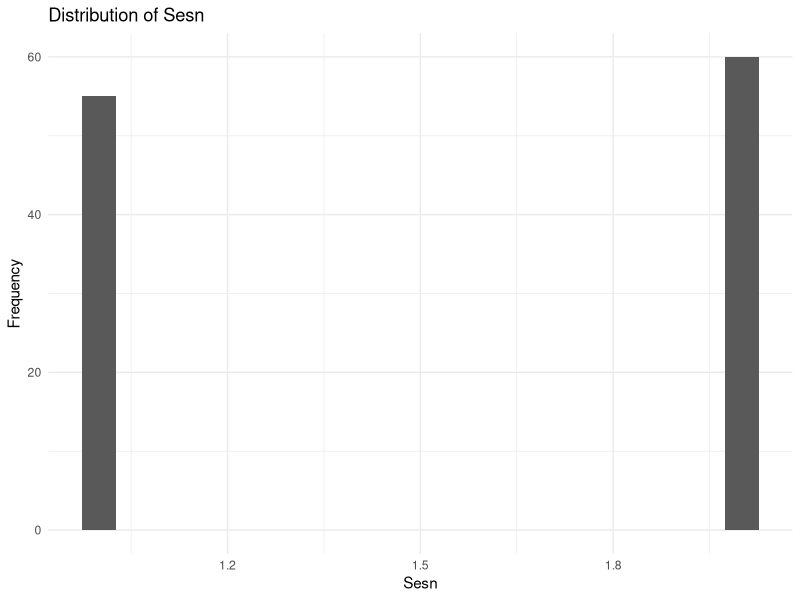
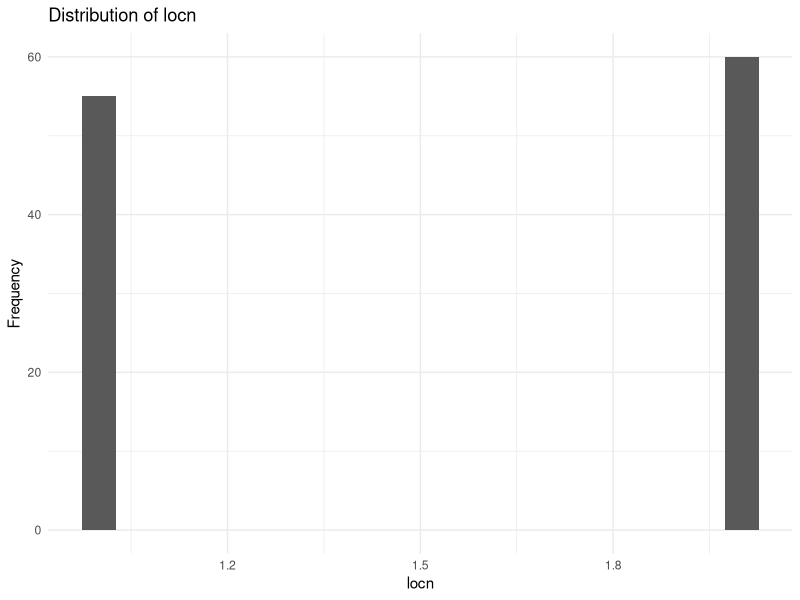
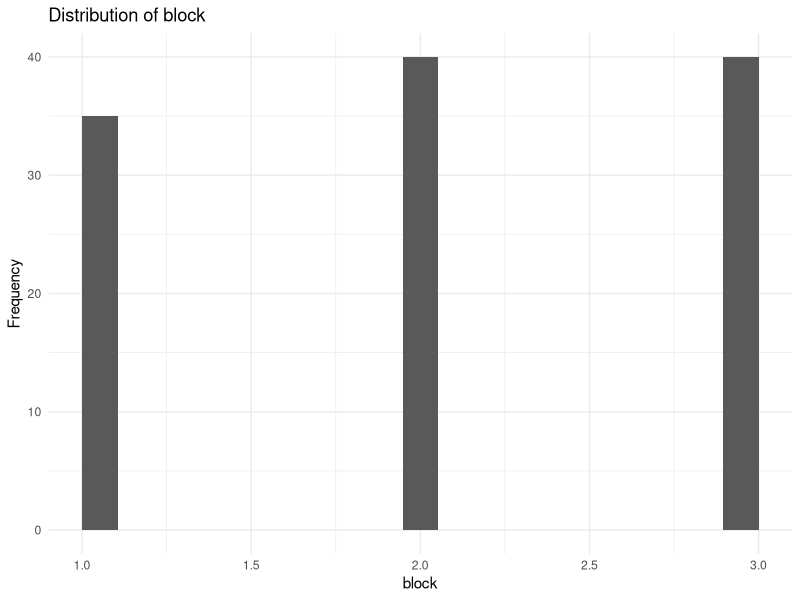
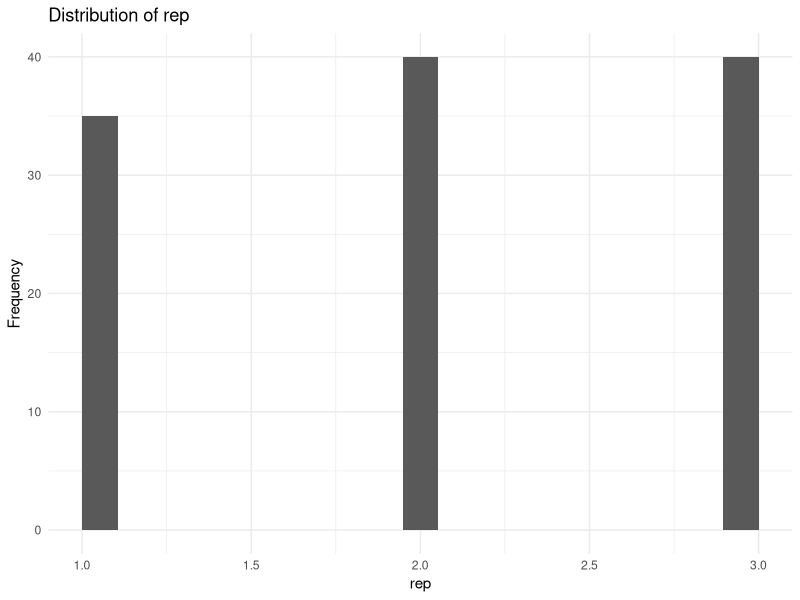
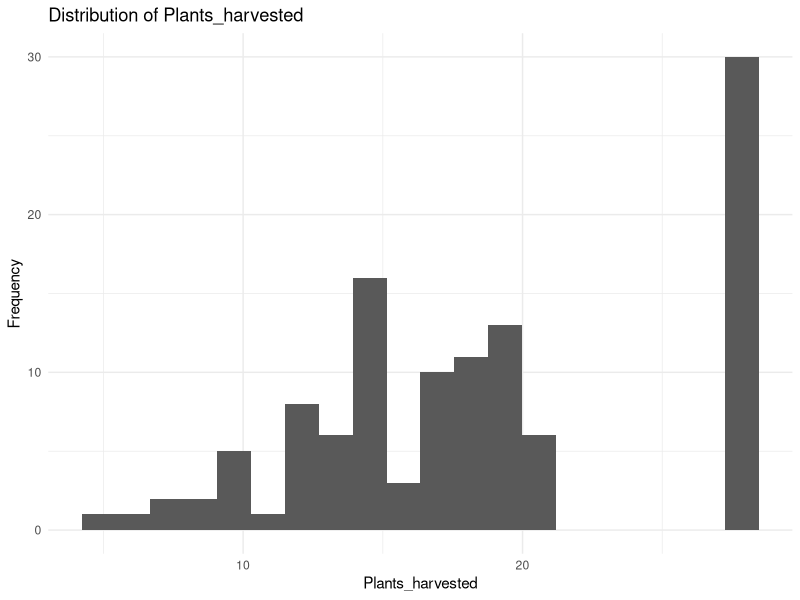
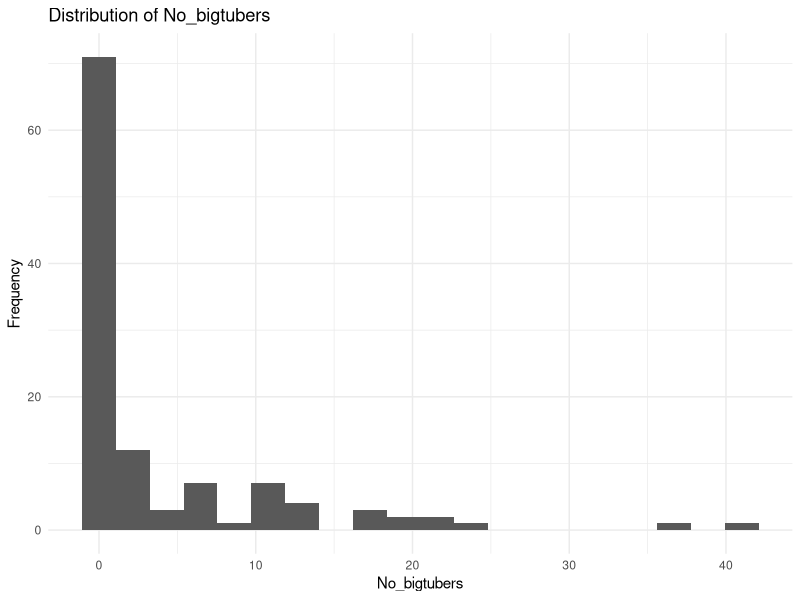
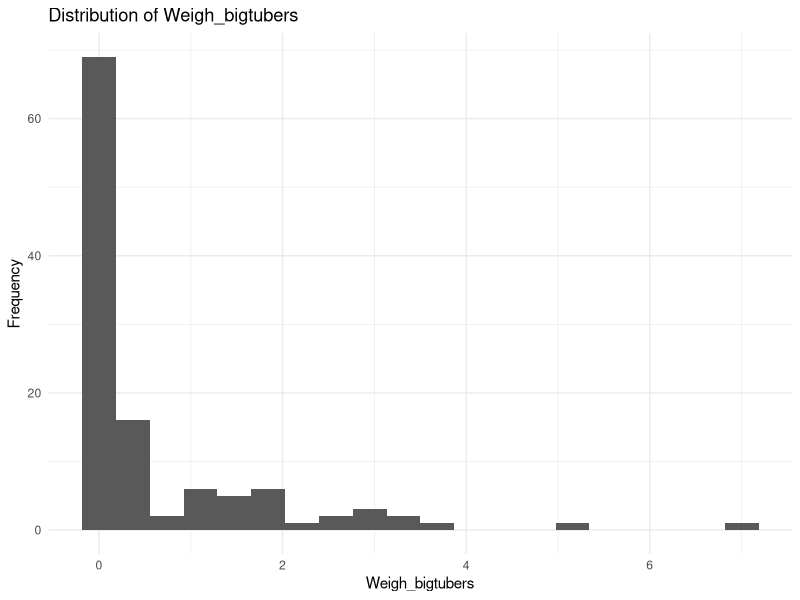
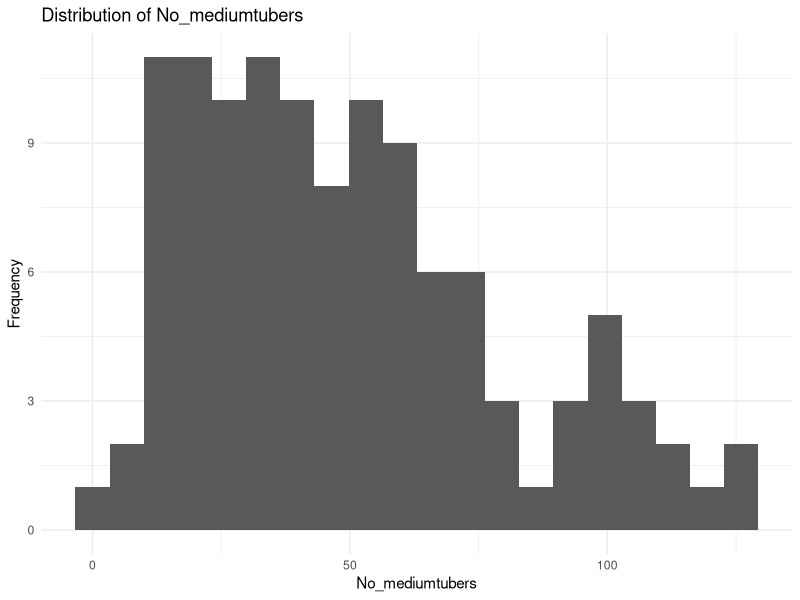

Write R code to recreate these figures, in order.
## ---- chunk 1
packages <- c("readxl", "dplyr", "ggplot2", "tidyr")
installed <- rownames(installed.packages())

for (p in packages) {
  if (!(p %in% installed)) install.packages(p)
}

library(readxl)
library(dplyr)
library(ggplot2)
library(tidyr)

df <- read_excel("../data/raw/Cassava_Yield_Data.xlsx",
                 sheet = "Cassava Data")
names(df) <- trimws(names(df))
## ---- chunk 2
dim(df)
names(df)
str(df)
## ---- chunk 3
summary(df)
## ---- chunk 4
numeric_vars <- names(df)[sapply(df, is.numeric)]

for (v in numeric_vars) {
  print(
    ggplot(df, aes(x = .data[[v]])) +
      geom_histogram(bins = 20) +
      labs(title = paste("Distribution of", v),
           x = v, y = "Frequency") +
      theme_minimal()
  )
}
## ---- chunk 5
missing_by_variable <- colSums(is.na(df))
missing_by_variable
sum(is.na(df))
## ---- chunk 6
outlier_report <- data.frame(
  variable = character(),
  Q1 = numeric(),
  Q3 = numeric(),
  IQR = numeric(),
  lower_fence = numeric(),
  upper_fence = numeric(),
  outlier_count = integer()
)

for (v in numeric_vars) {
  x <- df[[v]]
  q1 <- quantile(x, 0.25)
  q3 <- quantile(x, 0.75)
  iqr_value <- q3 - q1
  lower <- q1 - 1.5 * iqr_value
  upper <- q3 + 1.5 * iqr_value
  n_out <- sum(x < lower | x > upper)

  outlier_report <- rbind(
    outlier_report,
    data.frame(
      variable = v,
      Q1 = q1,
      Q3 = q3,
      IQR = iqr_value,
      lower_fence = lower,
      upper_fence = upper,
      outlier_count = n_out
    )
  )
}

outlier_report
## ---- chunk 7
df_clean <- df

for (v in numeric_vars) {
  med <- median(df_clean[[v]], na.rm = TRUE)
  df_clean[[v]][is.na(df_clean[[v]])] <- med
}

vars_to_cap <- c(
  "Plants_harvested", "No_bigtubers", "Weigh_bigtubers",
  "No_mediumtubers", "Weight_mediumtubers", "No_smalltubers",
  "Weight_smalltubers", "Totaltuberno", "AV_tubers_Plant",
  "Total_tubweight", "plotsize", "TotalWeightperhectare",
  "TotalTuberperHectare"
)

for (v in vars_to_cap) {
  q1 <- quantile(df_clean[[v]], 0.25)
  q3 <- quantile(df_clean[[v]], 0.75)
  iqr_value <- q3 - q1
  lower <- q1 - 1.5 * iqr_value
  upper <- q3 + 1.5 * iqr_value

  df_clean[[v]] <- pmax(df_clean[[v]], lower)
  df_clean[[v]] <- pmin(df_clean[[v]], upper)
}

sum(is.na(df_clean))
## ---- chunk 8
ggplot(df_clean,
       aes(x = TotalTuberperHectare,
           y = TotalWeightperhectare)) +
  geom_point() +
  geom_smooth(method = "lm", se = TRUE) +
  labs(
    title = "Total Tuber per Hectare vs Total Weight per Hectare",
    x = "Total Tuber per Hectare",
    y = "Total Weight per Hectare"
  ) +
  theme_minimal()
## ---- chunk 9
cor_test <- cor.test(
  df_clean$TotalTuberperHectare,
  df_clean$TotalWeightperhectare,
  method = "pearson"
)

cor_test
## ---- chunk 10
ggplot(df_clean,
       aes(x = tillage,
           y = TotalWeightperhectare)) +
  geom_boxplot() +
  labs(
    title = "Total Weight per Hectare by Tillage Method",
    x = "Tillage Method",
    y = "Total Weight per Hectare"
  ) +
  theme_minimal()
## ---- chunk 11
t.test(
  TotalWeightperhectare ~ tillage,
  data = df_clean
)
## ---- chunk 12
table(df_clean$tillage, df_clean$ferT)
## ---- chunk 13
ggplot(df_clean, aes(x = ferT, fill = tillage)) +
  geom_bar(position = "dodge") +
  labs(
    title = "Tillage Method by Fertilizer Application",
    x = "Fertilizer",
    y = "Count",
    fill = "Tillage"
  ) +
  theme_minimal()
## ---- chunk 14
chisq.test(table(df_clean$tillage, df_clean$ferT))
## ---- chunk 15
ggplot(df_clean,
       aes(x = ferT,
           y = TotalWeightperhectare)) +
  geom_boxplot() +
  labs(
    title = "Total Weight per Hectare by Fertilizer",
    x = "Fertilizer",
    y = "Total Weight per Hectare"
  ) +
  theme_minimal()
## ---- chunk 16
anova_weight <- aov(
  TotalWeightperhectare ~ ferT,
  data = df_clean
)

summary(anova_weight)
## ---- chunk 17
df_clean %>%
  group_by(ferT) %>%
  summarise(
    n = n(),
    mean_weight = mean(TotalWeightperhectare),
    sd_weight = sd(TotalWeightperhectare),
    mean_tuber = mean(TotalTuberperHectare),
    sd_tuber = sd(TotalTuberperHectare)
  )
## ---- chunk 18
ggplot(df_clean,
       aes(x = ferT,
           y = TotalTuberperHectare)) +
  geom_boxplot() +
  labs(
    title = "Total Tuber per Hectare by Fertilizer",
    x = "Fertilizer",
    y = "Total Tuber per Hectare"
  ) +
  theme_minimal()
## ---- chunk 19
anova_tuber <- aov(
  TotalTuberperHectare ~ ferT,
  data = df_clean
)

summary(anova_tuber)
## ---- chunk 20
t.test(
  TotalWeightperhectare ~ tillage,
  data = df_clean
)
## ---- chunk 21
t.test(
  TotalTuberperHectare ~ tillage,
  data = df_clean
)
